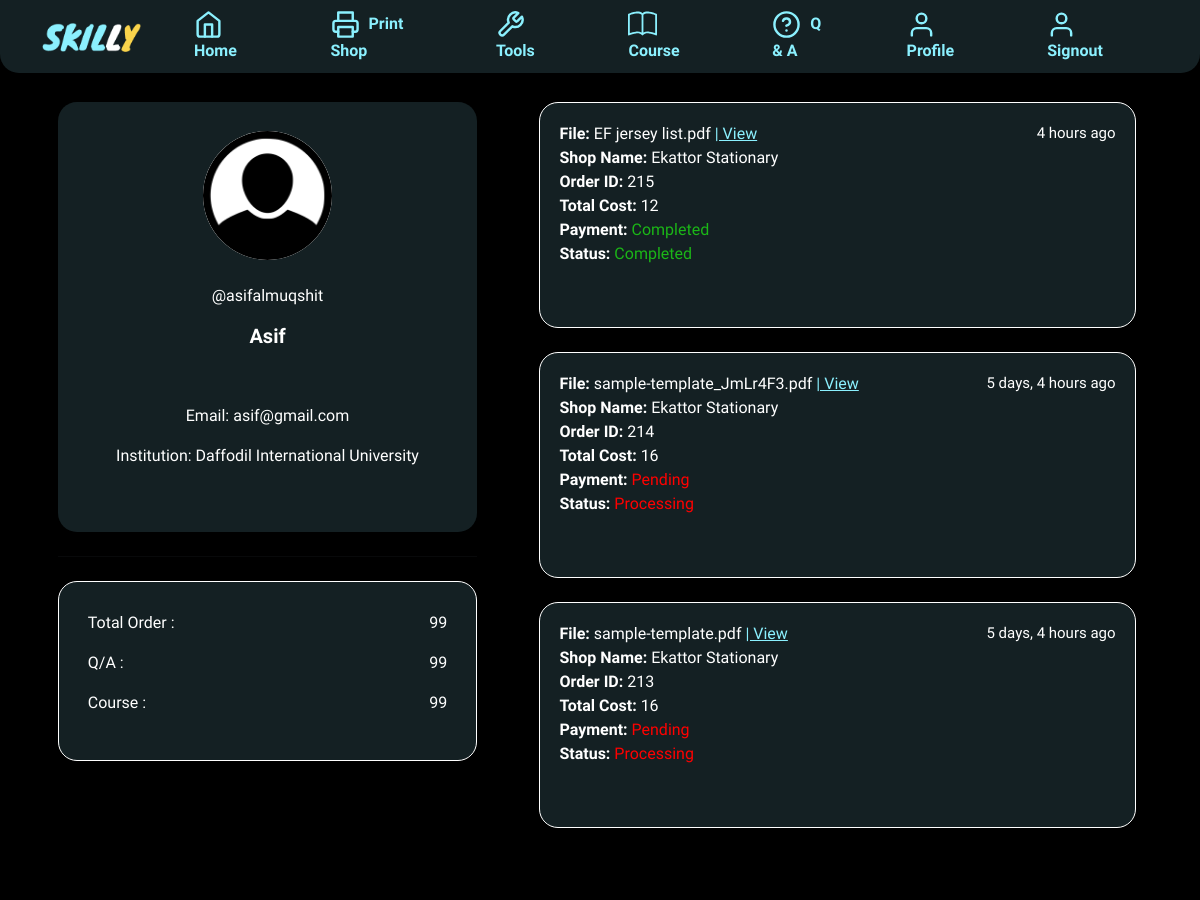
Page /profile (signed in, upper part) on the earlier database version.
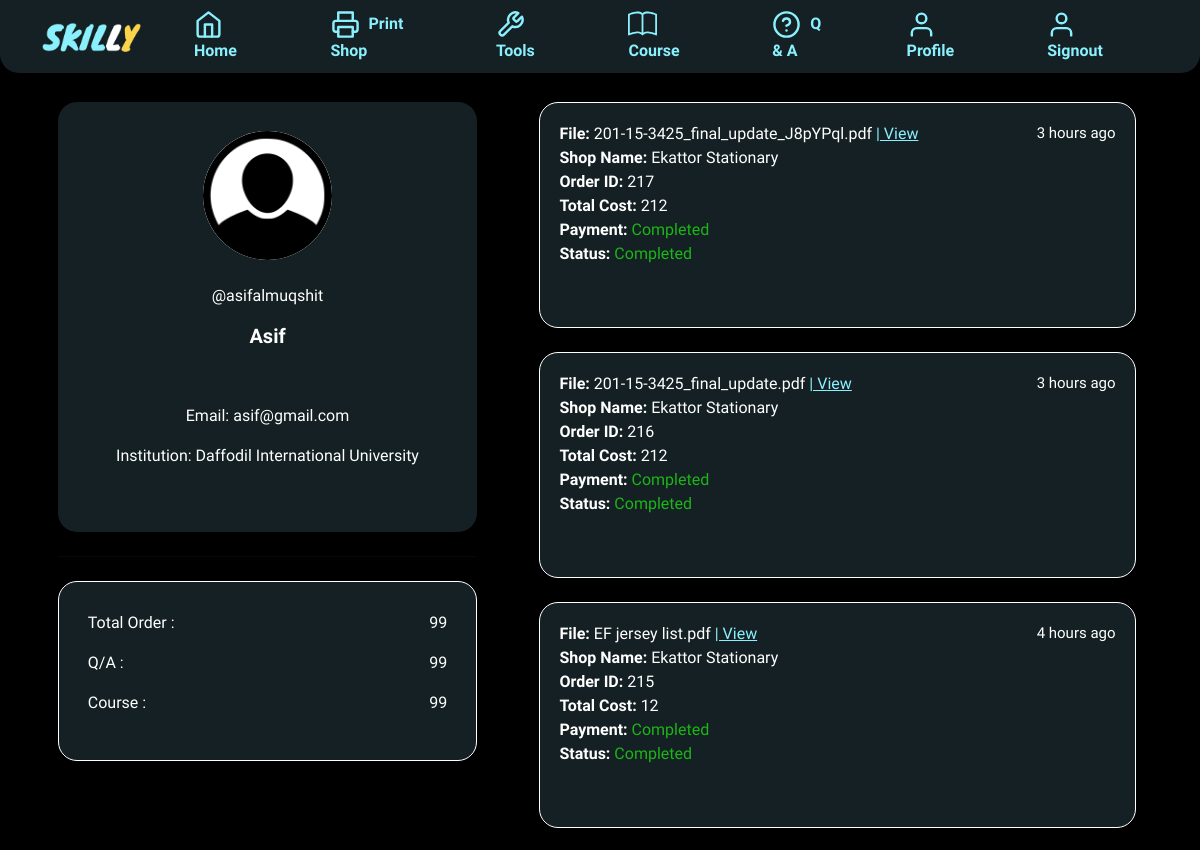
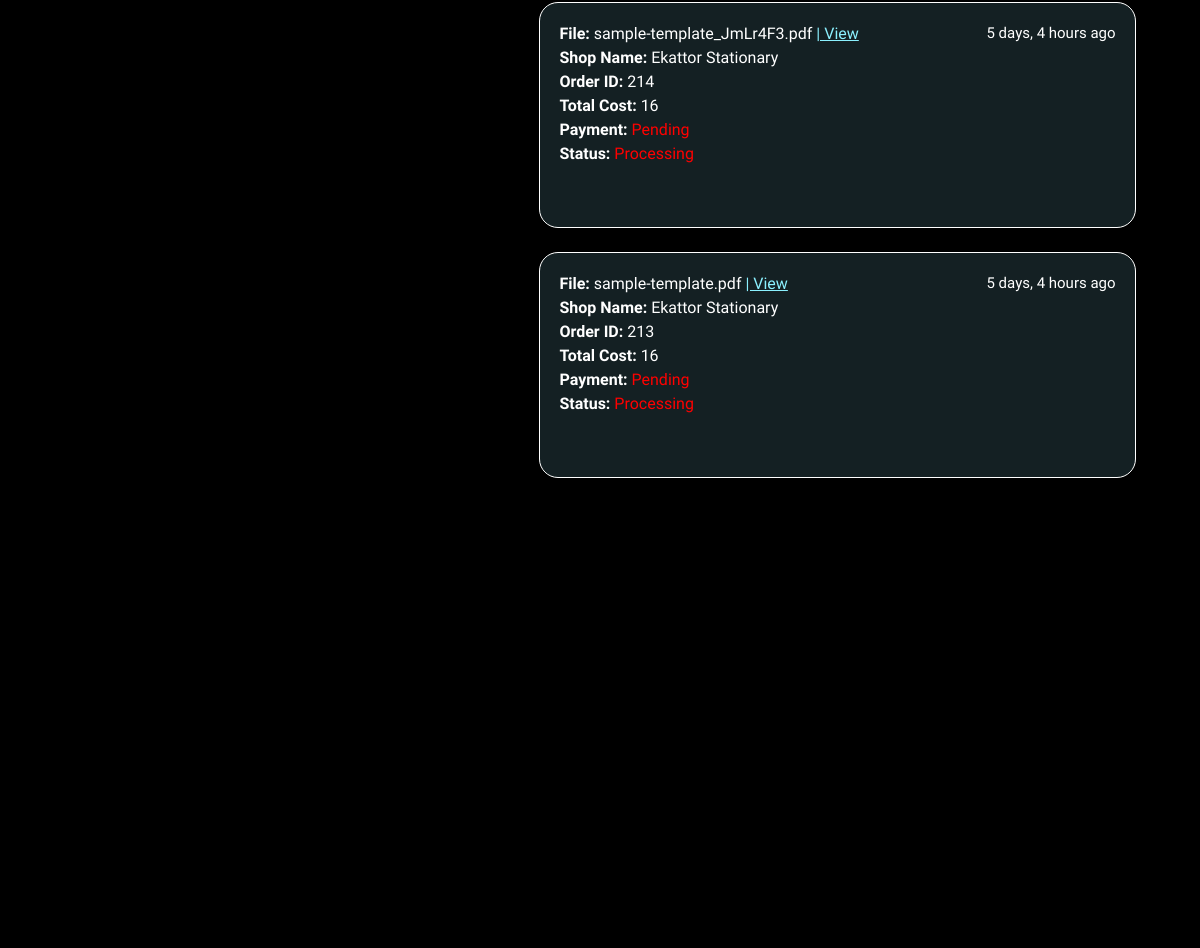
Same page on the later database version (2 pictures, top to bottom).
### home/models.py (models this page shows, shortened)
class PDFDatabase (models.Model):
    senderusername = models.CharField(max_length=99, null=True, blank=True)
    sendername = models.CharField(max_length=99, null=True, blank=True)
    senderemail = models.CharField(max_length=99, null=True, blank=True)
    senderphone = models.CharField(max_length=99, null=True, blank=True)
    selectedshopusername = models.CharField(max_length=99, null=True, blank=True)
    selectshopname = models.CharField(max_length=99, null=True, blank=True)
    file = models.FileField(upload_to='file/', null=True, blank=True)
    time = models.DateTimeField(auto_now_add=True, null=True, blank=True)
    status = models.BooleanField(default = False)
    total_page = models.IntegerField(null=True, blank=True)
    total_cost = models.IntegerField(null=True, blank=True)
    transaction = models.CharField(max_length=99, null=True, blank=True)
    payment_status = models.BooleanField(default = False)

### home/views.py (the view)
# urls.py: path('profile', profile, name='profile'),
def profile(request):
    list = PDFDatabase.objects.filter(senderusername=request.user)
    return render(request, "profile.html", {'list': list})

### templates/profile.html (shortened to what this page needs)
{% extends 'main.html' %}
{% load static %}
{% load humanize %}
{% block content %}
<div class="container">
    <div class="row">
        <div class="col-lg-5 col-md-12 col-sm-12">
            <div class="profile">
                <div class="profile_pic">
                    <img class="profile_pic pro" src="{% static 'img/profile.png' %}" alt="">
                </div>
                <div>
                    <div class="profile_name">
                        <br>
                        <p>@{{ user.username }}</p>
                        <h5><b>{{ user.get_full_name }}</b></h5>
                        <br>
                        <br>
                        <p>Email: {{ user.email }}</p>
                        <p>Institution: Daffodil International University</p>
                        <br>
                        <br>
                    </div>
                </div>
            </div>
            <br>
            <hr style="width: 93%; margin: auto;">
            <br>
            <div class="profile_bio">
                <div class="row info">
                    <div class="col-lg-6 col-md-6 col-sm-6 left">
                        <p>Total Order :</p>
                        <p>Q/A :</p>
                        <p>Course :</p>
                    </div>
                    <div class="col-lg-6 col-md-6 col-sm-6 right">
                        <p>99</p>
                        <p>99</p>
                        <p>99</p>
                    </div>
                </div>
            </div>
        </div>
        <div class="col-lg-7 col-md-12 col-sm-12 status">
            {% for list in list reversed %}
            <div class="status_details">
                <div class="history">
                    <span style="float: right; font-size: 15px;">{{ list.time|naturaltime }}</span>
                    <b>File:</b> {{ list.file }} <a style="color: #8BF0FE;" href="{{ list.file.url }}"> | View</a>
                    <br>
                    <b>Shop Name:</b> {{ list.selectshopname }}
                    <br>
                    <span><b>Order ID:</b> {{ list.pk }}</span>
                    <br>
                    <span><b>Total Cost:</b> {{ list.total_cost }}</span>
                    <br>
                    {% if list.payment_status %}
                    <span><b>Payment: </b><span style="color: #1BB617;">Completed</span></span>
                    {% else %}
                    <span><b>Payment: </b><span style="color: red;">Pending</span></span>
                    {% endif %}
                    <br>
                    {% if list.status %}
                    <span><b>Status: </b><span style="color: #1BB617;">Completed</span></span>
                    {% else %}
                    <span><b>Status: </b><span style="color: red;">Processing</span></span>
                    {% endif %}
                </div>
            </div>
            <br>
            {% endfor %}
        </div>
    </div>
</div>
{% endblock content %}

Differences in the rows shown:
added PDFDatabase: time "3 hours ago", file "201-15-3425_final_update_J8pYPql.pdf", selectshopname "Ekattor Stationary", pk "217", total_cost "212", shows "Payment:", payment_status "Completed", shows "Status:", status "Completed"
added PDFDatabase: time "3 hours ago", file "201-15-3425_final_update.pdf", selectshopname "Ekattor Stationary", pk "216", total_cost "212", shows "Payment:", payment_status "Completed", shows "Status:", status "Completed"
